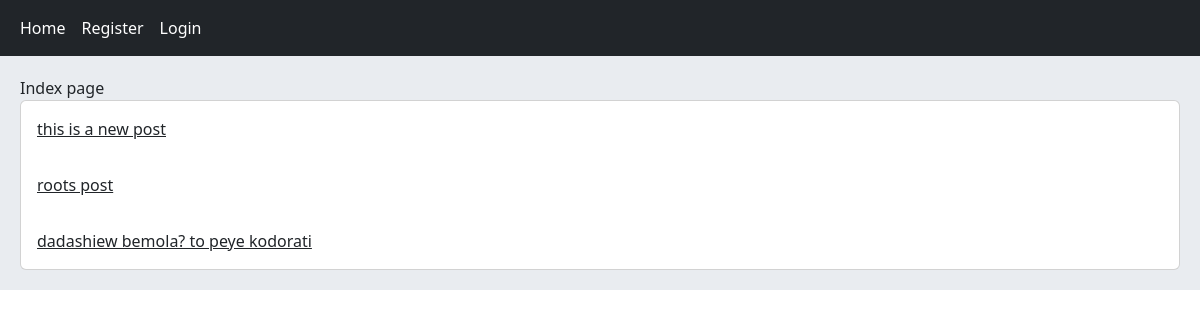
The app's page /, older data.
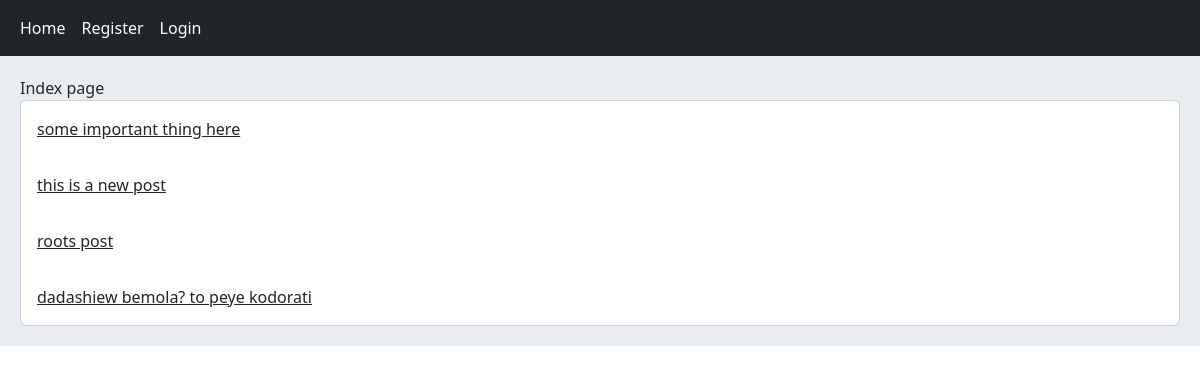
The same page, newer data.
### home/models.py (models this page shows, shortened)
class Post(models.Model):
    user = models.ForeignKey(User, on_delete=models.CASCADE, related_name='posts')
    body = models.TextField()
    slug = models.SlugField()
    created = models.DateTimeField(auto_now_add=True)
    updated = models.DateTimeField(auto_now=True)
    class Meta:
        ordering = ['-created']

### home/views.py (the view)
# urls.py: path('', views.HomeView.as_view(), name='home'),
class HomeView(View):
    def get(self, request):
        posts = Post.objects.order_by('-created')
        return render(request, 'home/index.html', {'posts':posts})

### home/templates/home/index.html
{% extends "base.html" %}
{% block content %}
    Index page
    <div class="card">
        {% for post in posts %}
            <a href="{% url 'home:post_detail' post.id post.slug %}" class="card-body"> {{ post.body|truncatewords:8 }} </a>
        {% endfor %}
    </div>
{% endblock %}

Row changes from the older to the newer data that the page shows:
added Post: body "some important thing here"
